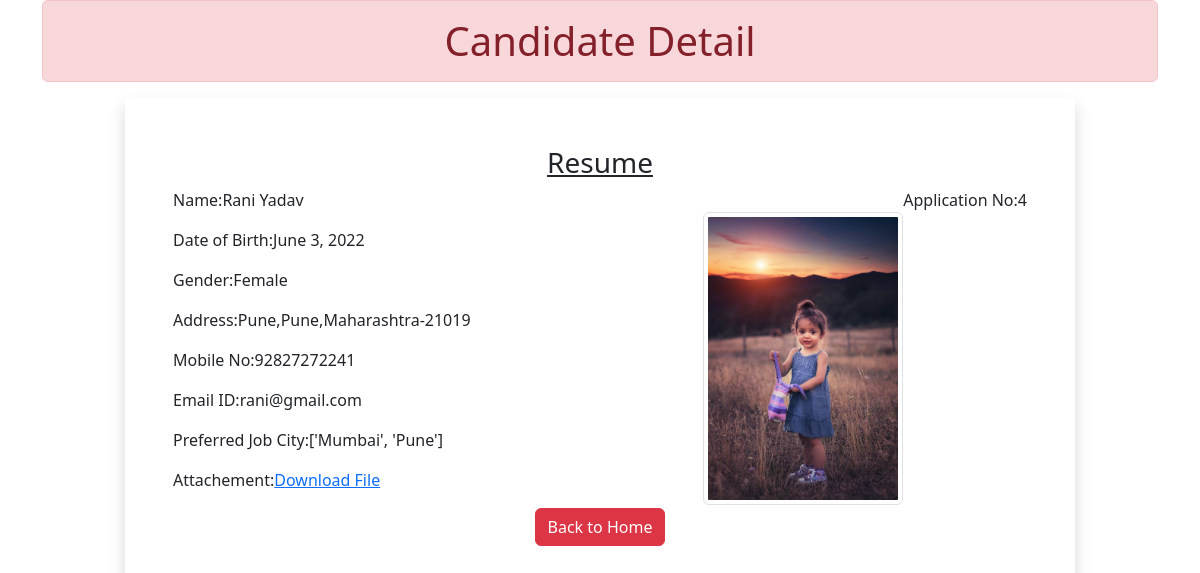
Screenshot of /candidate/4 with the database file from the repository.
### myapp/models.py (models this page shows)
class Resume(models.Model):
    name=models.CharField(max_length=100)
    dob=models.DateField(auto_now=False,auto_now_add=False)
    gender=models.CharField(max_length=100)
    locality=models.CharField(max_length=100)
    city=models.CharField(max_length=100)
    pin=models.PositiveIntegerField()
    state=models.CharField(choices=State_Choice,max_length=70)
    mobile=models.PositiveIntegerField()
    email=models.EmailField()
    job_city=models.CharField(max_length=100)
    profile_image=models.ImageField(upload_to="profileimg",blank=True)
    file=models.FileField(upload_to="doc",blank=True)

### myapp/views.py (the view)
# urls.py: path("candidate/<int:pk>",CandidateView.as_view(),name="CandidateView"),
class CandidateView(View):
    def get(self,request,pk):
        print(pk)
        candidate=Resume.objects.get(pk=pk)
        return render(request,"myapp/candidate.html",{"candidate":candidate})

### myapp/templates/myapp/candidate.html (shortened to what this page needs)
<!DOCTYPE html>
{% load static %}
<html lang="en">
<head>
    <link rel="stylesheet" href="//code.jquery.com/ui/1.13.1/themes/base/jquery-ui.css">
    <link rel="stylesheet" href="{% static 'myapp/css/bootstrap.css' %}">
    <link rel="stylesheet" href="{% static 'myapp/css/style.css' %}">
</head>
<body>
    <div class="container"><h1 class="text-center alert alert-danger p-3">Candidate Detail</h1>
        <div class="row">
            <div class="col-sm-1"></div>
            <div class="col-sm-10 shadow p-5 offset sm-1">
                <h3 class="text-center"><u>Resume</u></h3>
                <p class="float-end">Application No:{{candidate.id}}</p>
                <img src="{{candidate.profile_image.url}}" alt="" class="img-fluid img-thumbnail float-end mt-4" width="200" height="200">
                <p>Name:{{candidate.name}}</p>
                <p>Date of Birth:{{candidate.dob}}</p>
                <p>Gender:{{candidate.gender}}</p>
                <p>Address:{{candidate.locality}},{{candidate.city}},{{candidate.state}}-{{candidate.pin}}</p>
                <p>Mobile No:{{candidate.mobile}}</p>
                <p>Email ID:{{candidate.email}}</p>
                <p>Preferred Job City:{{candidate.job_city}}</p>
                <p>Attachement:<a href="{{candidate.file.url}}">Download File</a></p>
                <div class="text-center"><a href="{% url 'HomeView' %}" class="btn btn-danger">Back to Home</a></div>
            </div>
            <div class="col-sm-1"></div>
        </div>
    </div>
</body>
</html>

### rows the page displays
Resume: id "4", profile_image (picture), name "Rani Yadav", dob "June 3, 2022", gender "Female", locality "Pune", city "Pune", state "Maharashtra", pin "21019", mobile "92827272241", email "rani@gmail.com", job_city "['Mumbai', 'Pune']"
